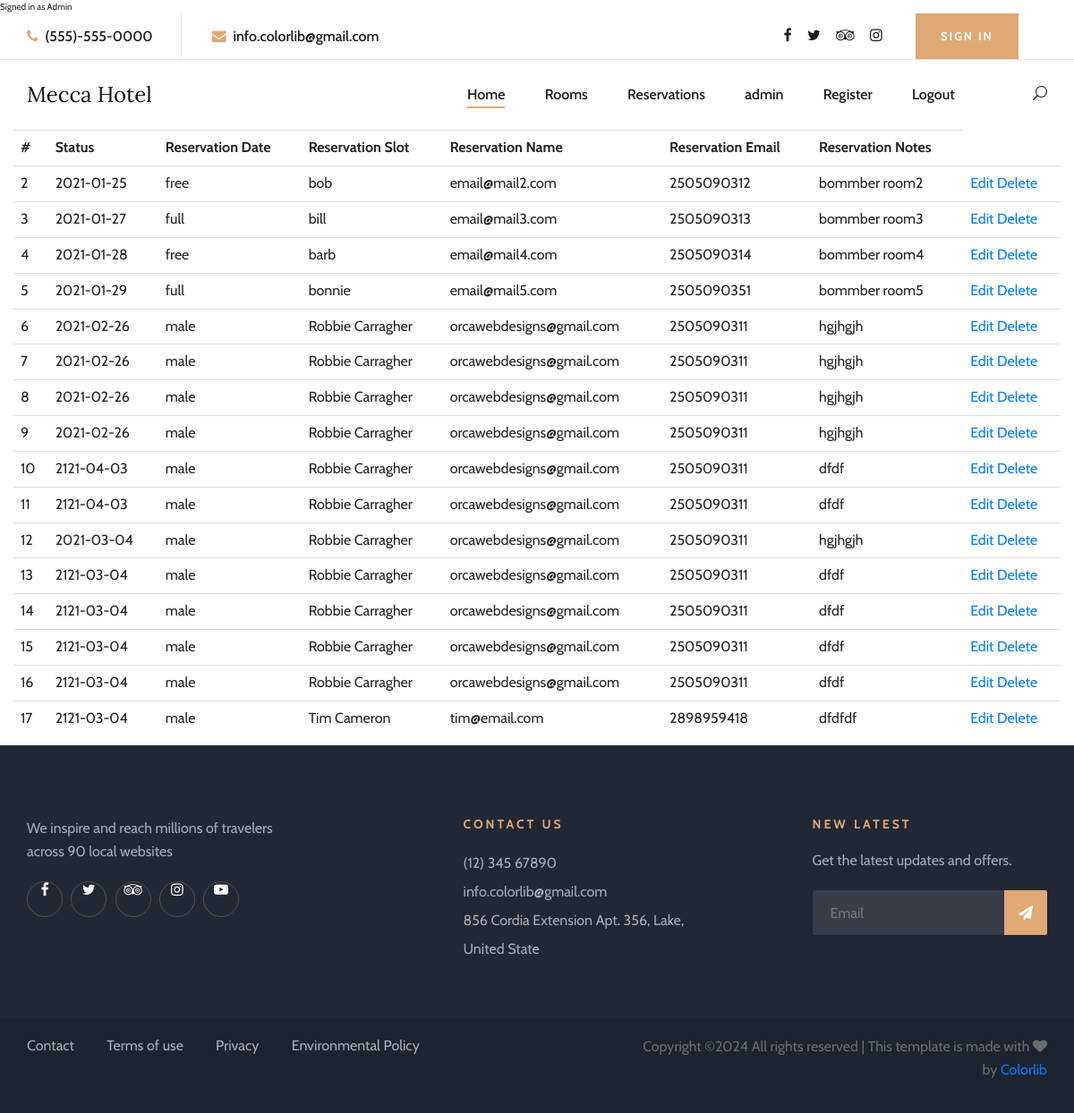
The app's page /manReservations.php (signed in) with its own data.
### tables this page shows
CREATE TABLE `reservations` (
  `res_id` int(5) NOT NULL,
  `res_date` date DEFAULT NULL,
  `res_slot` varchar(32) DEFAULT NULL,
  `res_name` varchar(255) NOT NULL,
  `res_email` varchar(255) NOT NULL,
  `res_tel` varchar(60) NOT NULL,
  `res_notes` text
);

### manReservations.php (the view, shortened to what this page needs)
<?php
try {
	 require_once("phpIncludes/config.php");
	$db->setAttribute(PDO::ATTR_ERRMODE, PDO::ERRMODE_EXCEPTION);
}
catch(Exception $e) {
	$error = $e->getMessage();
}
if ($_SESSION) {
if ($_SESSION['session_status'] == 'Admin') {
	$sql = "SELECT * FROM reservations";
$result = $db->query($sql);
}
else {
	header("location: login.php");
}
}
else {
	header("location: login.php");
}
?>
<!DOCTYPE html>
<html>
<head>
	<link rel="stylesheet" href="https://maxcdn.bootstrapcdn.com/bootstrap/3.3.7/css/bootstrap.min.css" >
</head>
	  <?php include "phpIncludes/header.php";?>
<body>
<div class="container">
	<div class="row">
		<table class="table">
			<tr>
        <th>#</th>
			<th>Status</th>
      <th>Reservation Date</th>
			<th>Reservation Slot</th>
        <th>Reservation Name</th>
        <th>Reservation Email</th>
        <th>Reservation Notes</th>
			</tr>
			<?php
			while($r = $result->fetch(PDO::FETCH_ASSOC)){
				?>
			<tr>
      <td><?php echo $r['res_id'];?></td>
			<td><?php echo $r['res_date'];?></td>
			<td><?php echo $r['res_slot'] ;?></td>
			<td><?php echo $r['res_name'];?></td>
       <td><?php echo $r['res_email'];?></td>
      <td><?php echo $r['res_tel'];?></td>
         <td><?php echo $r['res_notes'];?></td>
					<td><a href="updateReserve.php?id=<?php echo $r['res_id'];?>">Edit</a>
            <a href="deleteReserve.php?id=<?php echo $r['res_id'];?>">Delete</a>
				</td></tr>
			<?php } ?>
		</table>
			</div>
</div>
</body>
  <?php include "phpIncludes/footer.php";?>
</html>

### css/style.css (style rules this page uses)
html, body { height: 100%; font-family: "Cabin", sans-serif; -webkit-font-smoothing: antialiased; font-smoothing: antialiased; }
@media only screen and (min-width: 1200px) { .container { max-width: 1170px; } }

### records on screen
reservations: res_id "2", res_date "2021-01-25", res_slot "free", res_name "bob", res_email "email@mail2.com", res_tel "2505090312", res_notes "bommber room2"
reservations: res_id "3", res_date "2021-01-27", res_slot "full", res_name "bill", res_email "email@mail3.com", res_tel "2505090313", res_notes "bommber room3"
reservations: res_id "4", res_date "2021-01-28", res_slot "free", res_name "barb", res_email "email@mail4.com", res_tel "2505090314", res_notes "bommber room4"
reservations: res_id "5", res_date "2021-01-29", res_slot "full", res_name "bonnie", res_email "email@mail5.com", res_tel "2505090351", res_notes "bommber room5"
reservations: res_id "6", res_date "2021-02-26", res_slot "male", res_name "Robbie Carragher", res_email "orcawebdesigns@gmail.com", res_tel "2505090311", res_notes "hgjhgjh"
reservations: res_id "7", res_date "2021-02-26", res_slot "male", res_name "Robbie Carragher", res_email "orcawebdesigns@gmail.com", res_tel "2505090311", res_notes "hgjhgjh"
reservations: res_id "8", res_date "2021-02-26", res_slot "male", res_name "Robbie Carragher", res_email "orcawebdesigns@gmail.com", res_tel "2505090311", res_notes "hgjhgjh"
reservations: res_id "9", res_date "2021-02-26", res_slot "male", res_name "Robbie Carragher", res_email "orcawebdesigns@gmail.com", res_tel "2505090311", res_notes "hgjhgjh"
reservations: res_id "10", res_date "2121-04-03", res_slot "male", res_name "Robbie Carragher", res_email "orcawebdesigns@gmail.com", res_tel "2505090311", res_notes "dfdf"
reservations: res_id "11", res_date "2121-04-03", res_slot "male", res_name "Robbie Carragher", res_email "orcawebdesigns@gmail.com", res_tel "2505090311", res_notes "dfdf"
reservations: res_id "12", res_date "2021-03-04", res_slot "male", res_name "Robbie Carragher", res_email "orcawebdesigns@gmail.com", res_tel "2505090311", res_notes "hgjhgjh"
reservations: res_id "13", res_date "2121-03-04", res_slot "male", res_name "Robbie Carragher", res_email "orcawebdesigns@gmail.com", res_tel "2505090311", res_notes "dfdf"
reservations: res_id "14", res_date "2121-03-04", res_slot "male", res_name "Robbie Carragher", res_email "orcawebdesigns@gmail.com", res_tel "2505090311", res_notes "dfdf"
reservations: res_id "15", res_date "2121-03-04", res_slot "male", res_name "Robbie Carragher", res_email "orcawebdesigns@gmail.com", res_tel "2505090311", res_notes "dfdf"
reservations: res_id "16", res_date "2121-03-04", res_slot "male", res_name "Robbie Carragher", res_email "orcawebdesigns@gmail.com", res_tel "2505090311", res_notes "dfdf"
reservations: res_id "17", res_date "2121-03-04", res_slot "male", res_name "Tim Cameron", res_email "tim@email.com", res_tel "2898959418", res_notes "dfdfdf"
